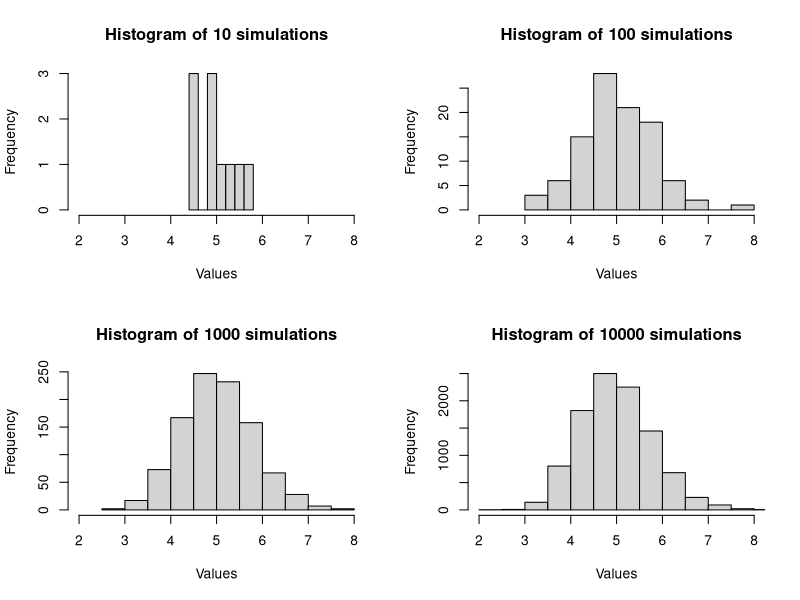
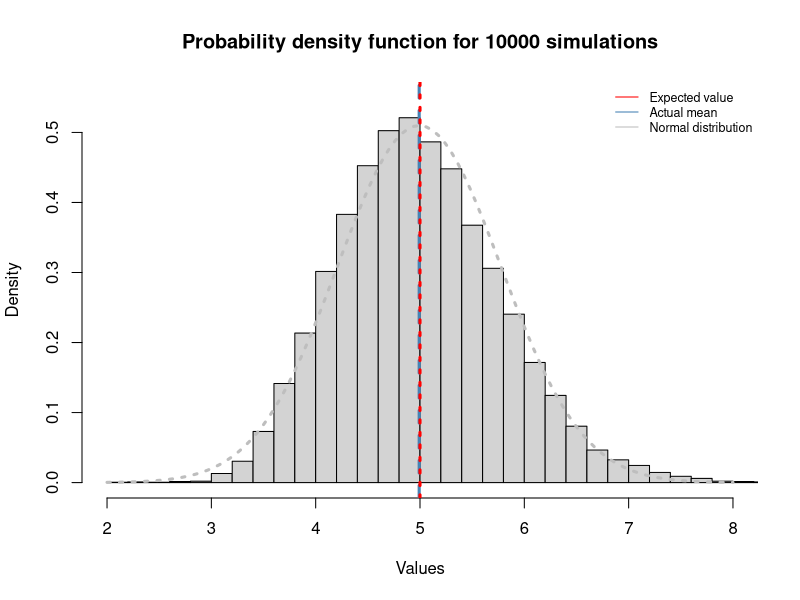
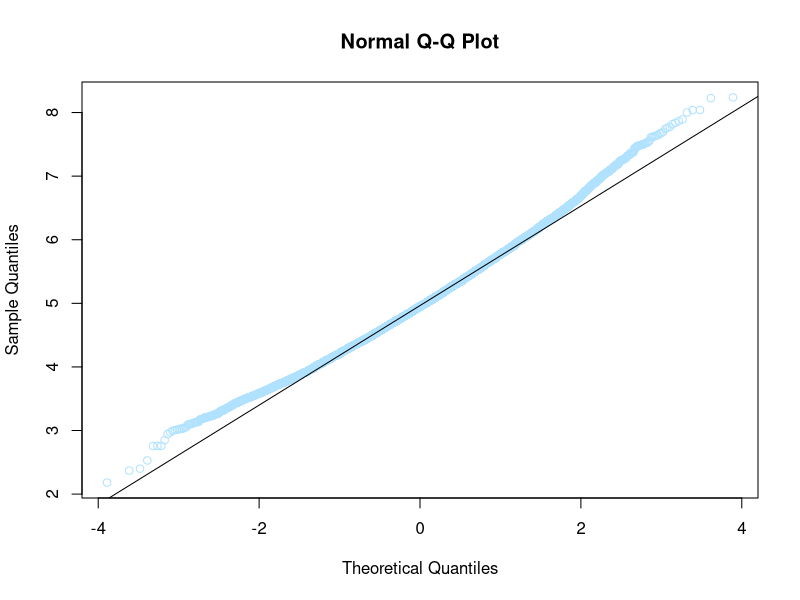
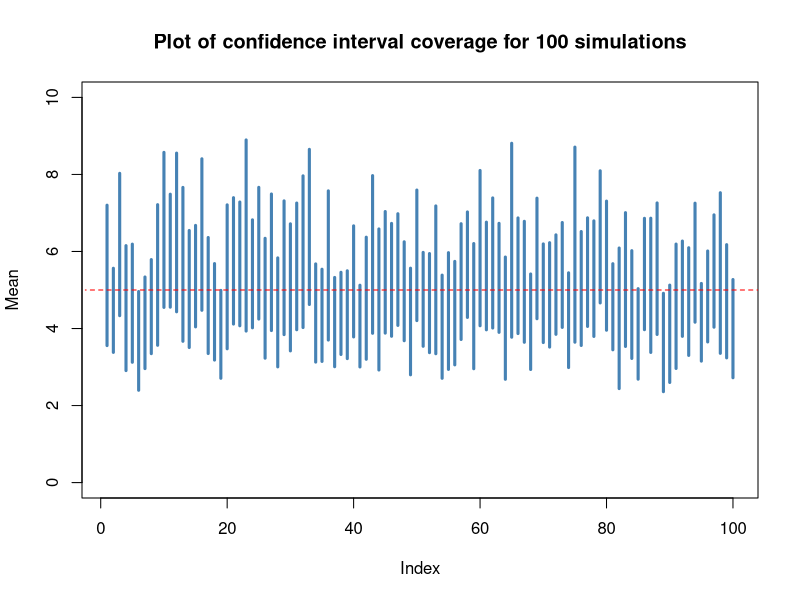

Generate these figures, in order, with R:
## ---- chunk 1
library(knitr)
library(plotrix)

## ---- chunk 2
opts_chunk$set(eval = TRUE)
opts_chunk$set(fig.height = 4)
## ---- chunk 3
set.seed(123)
lambda <- .2; n <- 40
par(mfrow = c(2,2))

for (no_sim in c(10, 100, 1000, 10000)){
  mean_values <- NULL; mean_sds <- NULL
  
  for (i in 1:no_sim){
    values <- rexp(n, lambda)
    means <- mean(values); sds <- sd(values)
    mean_values  <- c(mean_values, means); mean_sds <- c(mean_sds, sds)
  }

  myhist <- hist(mean_values , freq = TRUE, xlim = c(2, 8), 
                 main = paste("Histogram of", no_sim, "simulations"), xlab = "Values")
}
## ---- chunk 4
mean(mean_values)
## ---- chunk 5
# n = 10,000 - histogram of probability density
par(mfrow = c(1,1))
myhist <- hist(mean_values , freq = FALSE, xlim = c(2, 8), ylim = c(0, .55), 
               breaks = 25, main = paste("Probability density function for", no_sim, "simulations"), 
               xlab = "Values")
avg <- mean(mean_values)
s <- sd(mean_values)
abline(v = avg , col = "steelblue", lwd = 3, lty = 2)
abline(v = 5, col = "red", lwd = 3, lty = 9)
x <- seq(min(mean_values ), max(mean_values ), length = 100) 
y <- dnorm(x, mean = avg, sd = s)
curve(dnorm(x, mean = avg, sd = s), 
      col = "gray", lwd = 3, lty = 3, add = TRUE)

legend('topright', c("Expected value", "Actual mean", "Normal distribution"), 
       lty=1, col=c('red', 'steelblue', "gray"), bty='n', cex=.75)
## ---- chunk 6
sd(mean_values)
## ---- chunk 7
qqnorm(mean_values, col = "lightskyblue1")
qqline(mean_values)
## ---- chunk 8
upper <- mean_values +  1.96 * (mean_sds/sqrt(n))
lower <- mean_values -  1.96 * (mean_sds/sqrt(n))
sum(lower < 5 & 5 < upper)/10000 * 100
## ---- chunk 9
no_sim <- 100

mean_values <- NULL; mean_sds <- NULL

for (i in 1:no_sim){
  values <- rexp(n, lambda)
  means <- mean(values); sds <- sd(values)
  mean_values  <- c(mean_values, means); mean_sds <- c(mean_sds, sds)
}
upper <- mean_values +  1.96 * (mean_sds/sqrt(n))
lower <- mean_values -  1.96 * (mean_sds/sqrt(n))
sum(lower < 5 & 5 < upper)/10000 * 100

index <- c(1:no_sim)

plot(index, upper, ylim = c(0, 10), type = "n", xlab = "Index", ylab = "Mean", 
     main = "Plot of confidence interval coverage for 100 simulations")

segments(index, upper, index, lower, col = "steelblue", lwd = 3)
#ablineclip(h = 5, col = "red", lwd = 2, lty = 2)
text(-8, 5, expression(paste("", mu, "")), cex = 1.5)
ablineclip(h=5, x1 = -2.5, lty = 2, col="red")
